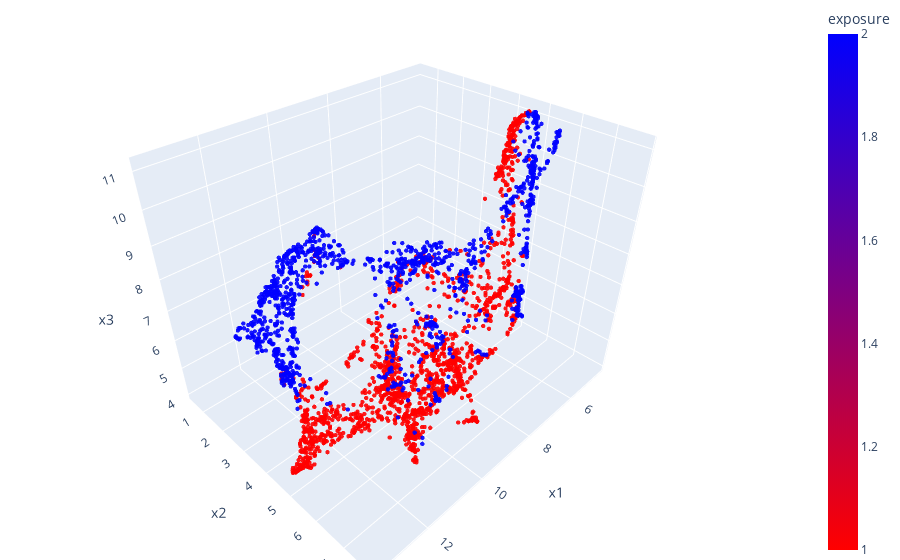

Here is the notebook cell this chart was saved with:
### Code cell
fig = px.scatter_3d(df, x='x1', y='x2', z='x3',
              color='exposure', opacity=0.9, color_continuous_scale='Bluered_r')

fig.update_traces(marker_size=1.5)

# tight layout
fig.update_layout(margin=dict(l=0, r=0, b=0, t=0))
fig.show()

### Figure 1 — Plotly figure (JSON) as saved in the notebook; plotly's stock layout.template omitted (floating-point values rounded to 4 significant figures; data arrays with more than 128 entries replaced by an {"elided": "..."} marker saying what was removed)
{"data": [{"hovertemplate": "x1=%{x}<br>x2=%{y}<br>x3=%{z}<br>exposure=%{marker.color}<extra></extra>", "legendgroup": "", "marker": {"color": {"elided": "2720 int values"}, "coloraxis": "coloraxis", "opacity": 0.9, "size": 1.5, "symbol": "circle"}, "mode": "markers", "name": "", "scene": "scene", "showlegend": false, "type": "scatter3d", "x": {"elided": "2720 float values"}, "y": {"elided": "2720 float values"}, "z": {"elided": "2720 float values"}}], "layout": {"coloraxis": {"colorbar": {"title": {"text": "exposure"}}, "colorscale": [[0, "rgb(255,0,0)"], [1, "rgb(0,0,255)"]]}, "legend": {"tracegroupgap": 0}, "margin": {"b": 0, "l": 0, "r": 0, "t": 0}, "scene": {"domain": {"x": [0, 1], "y": [0, 1]}, "xaxis": {"title": {"text": "x1"}}, "yaxis": {"title": {"text": "x2"}}, "zaxis": {"title": {"text": "x3"}}}}}
